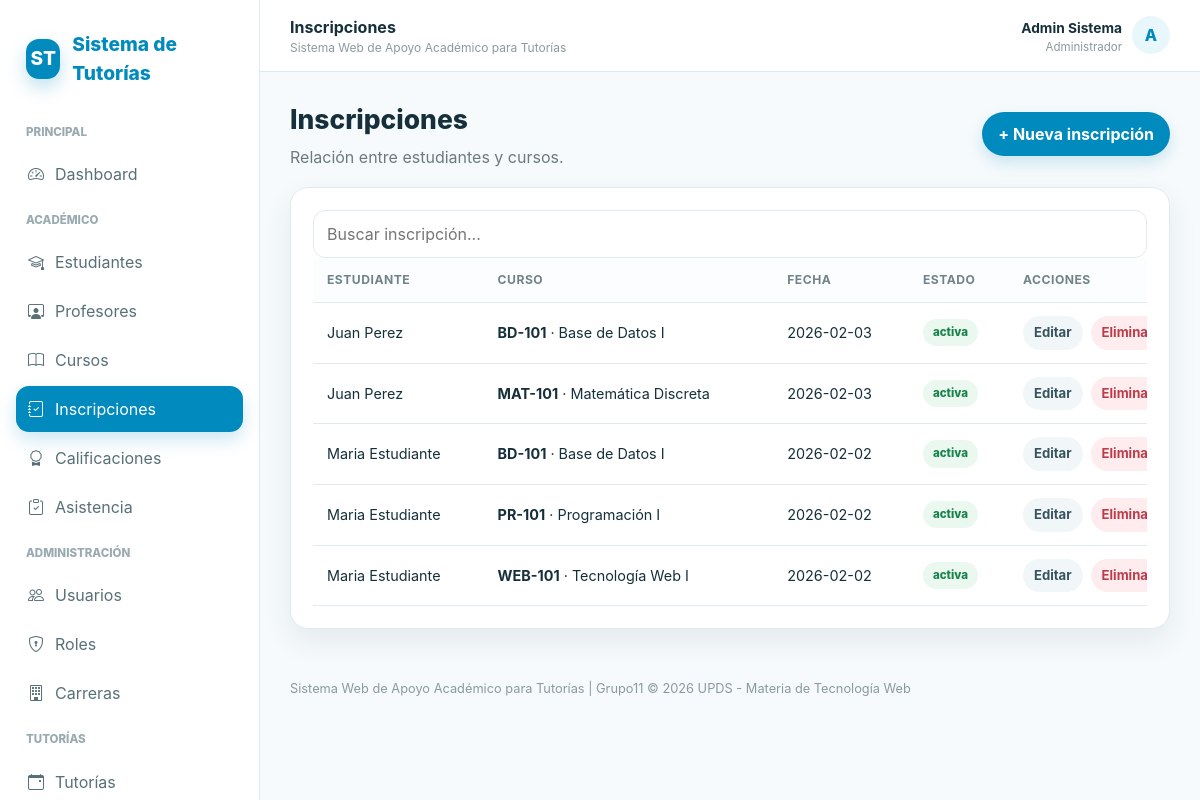
Screenshot of /controllers/inscripciones.php (signed in) with the database file from the repository.
### tables this page shows
CREATE TABLE inscripciones (
    id_inscripcion INT AUTO_INCREMENT PRIMARY KEY,
    id_estudiante INT NOT NULL,
    id_curso INT NOT NULL,
    fecha_inscripcion DATE NOT NULL,
    estado ENUM('activa', 'retirada', 'finalizada') NOT NULL DEFAULT 'activa',
    UNIQUE KEY uq_inscripcion (id_estudiante, id_curso),
    FOREIGN KEY (id_estudiante) REFERENCES estudiantes(id_estudiante) ON DELETE CASCADE,
    FOREIGN KEY (id_curso) REFERENCES cursos(id_curso) ON DELETE CASCADE
);

CREATE TABLE cursos (
    id_curso INT AUTO_INCREMENT PRIMARY KEY,
    nombre_curso VARCHAR(150) NOT NULL,
    codigo VARCHAR(30) NOT NULL UNIQUE,
    id_carrera INT NULL,
    id_profesor INT NULL,
    semestre TINYINT UNSIGNED NULL,
    descripcion TEXT NULL,
    estado ENUM('activo', 'inactivo') NOT NULL DEFAULT 'activo',
    FOREIGN KEY (id_carrera) REFERENCES carreras(id_carrera) ON DELETE SET NULL ON UPDATE CASCADE,
    FOREIGN KEY (id_profesor) REFERENCES profesores(id_profesor) ON DELETE SET NULL ON UPDATE CASCADE
);

### controllers/inscripciones.php (called while the page is built, shortened)
<?php
require_once __DIR__.'/../config/conexion.php';require_once __DIR__.'/../includes/seguridad.php';require_role(['administrador']);require_once __DIR__.'/../models/InscripcionModel.php';$m=new InscripcionModel($pdo);$id=(int)($_GET['id']??0);$accion=$_GET['accion']??'listar';
$registro=$id?$m->obtenerPorId($id):null;$registros=$m->obtenerTodas();$tituloPagina='Inscripciones';require __DIR__.'/../views/inscripciones/index.php';

### includes/seguridad.php (called while the page is built, shortened)
<?php
function e($v): string { return htmlspecialchars((string)$v, ENT_QUOTES, 'UTF-8'); }
function user_role(): string { return $_SESSION['rol']??''; }

### models/InscripcionModel.php (called while the page is built)
<?php class InscripcionModel {private PDO $pdo;function __construct(PDO $pdo){$this->pdo=$pdo;} function obtenerTodas(){return $this->pdo->query("SELECT i.*,CONCAT(u.nombre,' ',u.apellido) estudiante,c.nombre_curso,c.codigo FROM inscripciones i JOIN estudiantes e ON e.id_estudiante=i.id_estudiante JOIN usuarios u ON u.id_usuario=e.id_usuario JOIN cursos c ON c.id_curso=i.id_curso ORDER BY i.fecha_inscripcion DESC")->fetchAll();} function obtenerPorId($id){$s=$this->pdo->prepare('SELECT * FROM inscripciones WHERE id_inscripcion=?');$s->execute([$id]);return $s->fetch();} function crear($d){$s=$this->pdo->prepare('INSERT INTO inscripciones(id_estudiante,id_curso,fecha_inscripcion,estado) VALUES(?,?,?,?)');return $s->execute([$d['id_estudiante'],$d['id_curso'],$d['fecha_inscripcion'],$d['estado']]);} function editar($id,$d){$s=$this->pdo->prepare('UPDATE inscripciones SET id_estudiante=?,id_curso=?,fecha_inscripcion=?,estado=? WHERE id_inscripcion=?');return $s->execute([$d['id_estudiante'],$d['id_curso'],$d['fecha_inscripcion'],$d['estado'],$id]);} function eliminar($id){$s=$this->pdo->prepare('DELETE FROM inscripciones WHERE id_inscripcion=?');return $s->execute([$id]);}}

### views/inscripciones/index.php (the view, shortened to what this page needs)
<?php require_once __DIR__.'/../../models/EstudianteModel.php';require_once __DIR__.'/../../models/CursoModel.php';include __DIR__.'/../layouts/header.php';?><div class="toolbar"><div><h1 class="page-title">Inscripciones</h1><p class="subtitle">Relación entre estudiantes y cursos.</p></div><a class="btn btn-primary" href="?accion=crear">+ Nueva inscripción</a></div><div class="card"><div class="card-body"><input class="search" data-search="#tabla" placeholder="Buscar inscripción..."><div class="table-wrap"><table class="table" id="tabla"><thead><tr><th>Estudiante</th><th>Curso</th><th>Fecha</th><th>Estado</th><th>Acciones</th></tr></thead><tbody><?php foreach($registros as $r):?><tr><td><?=e($r['estudiante'])?></td><td><strong><?=e($r['codigo'])?></strong> · <?=e($r['nombre_curso'])?></td><td><?=e($r['fecha_inscripcion'])?></td><td><span class="badge <?= $r['estado']==='activa'?'badge-success':'badge-warning'?>"><?=e($r['estado'])?></span></td><td><div class="actions"><a class="btn btn-light btn-sm" href="?accion=editar&id=<?=$r['id_inscripcion']?>">Editar</a><form method="post" onsubmit="return confirm('¿Eliminar inscripción?')"><?=e(csrf_token())?><?=$r['id_inscripcion']?><button class="btn btn-danger btn-sm">Eliminar</button></form></div></td></tr><?php endforeach;?></tbody></table></div></div></div><?php if($accion!=='listar'):?><?= $registro?'Editar':'Nueva'?> <?=e(csrf_token())?><?php foreach((new EstudianteModel($pdo))->obtenerTodas() as $s):?><?=$s['id_estudiante']?> <?=($registro['id_estudiante']??'')==$s['id_estudiante']?'selected':''?><?=e($s['nombre'].' '.$s['apellido'])?><?php endforeach;?><?php foreach((new CursoModel($pdo))->obtenerTodas() as $c):?><?=$c['id_curso']?> <?=($registro['id_curso']??'')==$c['id_curso']?'selected':''?><?=e($c['codigo'].' · '.$c['nombre_curso'])?><?php endforeach;?><?=e($registro['fecha_inscripcion']??date('Y-m-d'))?> <?=($registro['estado']??'activa')==='activa'?'selected':''?> <?=($registro['estado']??'')==='retirada'?'selected':''?> <?=($registro['estado']??'')==='finalizada'?'selected':''?><?php endif;?><?php include __DIR__.'/../layouts/footer.php';?>

### views/layouts/header.php (shortened to what this page needs)
<?php
require_once __DIR__ . '/../../includes/seguridad.php';
$tituloPagina = $tituloPagina ?? 'Sistema de Tutorías';
$rol = user_role();
$path = $_SERVER['REQUEST_URI'] ?? '';
function activo(string $needle): string
{
    global $path;
    return str_contains($path, $needle) ? 'active' : '';
}
$nombreUsuario = $_SESSION['nombre'] ?? 'Usuario';
$inicialUsuario = strtoupper(substr($nombreUsuario, 0, 1));
?>
<!doctype html>
<html lang="es">
<head>
    <link rel="stylesheet" href="https://cdn.jsdelivr.net/npm/bootstrap-icons@1.11.3/font/bootstrap-icons.min.css">
    <link rel="stylesheet" href="/assets/css/style.css">
</head>
<body>
<div class="app">
    <aside class="sidebar" aria-label="Navegación principal">
        <div class="brand">
            <span class="brand-mark" aria-hidden="true">ST</span>
            <span>Sistema de Tutorías</span>
        </div>
        <div class="nav-title">Principal</div>
        <a class="nav-link <?= e(activo('/dashboard')) ?>" href="/controllers/dashboard.php">
            <i class="bi bi-speedometer2" aria-hidden="true"></i>
            <span>Dashboard</span>
        </a>
        <?php if ($rol === 'administrador'): ?>
            <div class="nav-title">Académico</div>
            <a class="nav-link <?= e(activo('/estudiantes')) ?>" href="/controllers/estudiantes.php">
                <i class="bi bi-mortarboard" aria-hidden="true"></i>
                <span>Estudiantes</span>
            </a>
            <a class="nav-link <?= e(activo('/profesores')) ?>" href="/controllers/profesores.php">
                <i class="bi bi-person-workspace" aria-hidden="true"></i>
                <span>Profesores</span>
            </a>
            <a class="nav-link <?= e(activo('/cursos')) ?>" href="/controllers/cursos.php">
                <i class="bi bi-book" aria-hidden="true"></i>
                <span>Cursos</span>
            </a>
            <a class="nav-link <?= e(activo('/inscripciones')) ?>" href="/controllers/inscripciones.php">
                <i class="bi bi-journal-check" aria-hidden="true"></i>
                <span>Inscripciones</span>
            </a>
            <a class="nav-link <?= e(activo('/calificaciones')) ?>" href="/controllers/calificaciones.php">
                <i class="bi bi-award" aria-hidden="true"></i>
                <span>Calificaciones</span>
            </a>
            <a class="nav-link <?= e(activo('/asistencia')) ?>" href="/controllers/asistencia.php">
                <i class="bi bi-clipboard-check" aria-hidden="true"></i>
                <span>Asistencia</span>
            </a>
            <div class="nav-title">Administración</div>
            <a class="nav-link <?= e(activo('/usuarios')) ?>" href="/controllers/usuarios.php">
                <i class="bi bi-people" aria-hidden="true"></i>
                <span>Usuarios</span>
            </a>
            <a class="nav-link <?= e(activo('/roles')) ?>" href="/controllers/roles.php">
                <i class="bi bi-shield-lock" aria-hidden="true"></i>
                <span>Roles</span>
            </a>
            <a class="nav-link <?= e(activo('/carreras')) ?>" href="/controllers/carreras.php">
                <i class="bi bi-building" aria-hidden="true"></i>
                <span>Carreras</span>
            </a>
            <div class="nav-title">Tutorías</div>
            <a class="nav-link <?= e(activo('/tutorias')) ?>" href="/controllers/tutorias.php">
                <i class="bi bi-calendar-event" aria-hidden="true"></i>
                <span>Tutorías</span>
            </a>
        <?php endif; ?>
    </aside>
    <main class="main">
        <header class="topbar">
            <div class="topbar-left">
                <div>
                    <strong><?= e($tituloPagina) ?></strong>
                    <div class="topbar-subtitle">Sistema Web de Apoyo Académico para Tutorías</div>
                </div>
            </div>
            <div class="user-chip">
                <div class="user-info">
                    <strong><?= e($nombreUsuario) ?></strong>
                    <div class="user-role"><?= e($rol) ?></div>
                </div>
                <div class="avatar" aria-hidden="true"><?= e($inicialUsuario) ?></div>
            </div>
        </header>
        <section class="content">

### views/layouts/footer.php (shortened to what this page needs)
</section>
        <footer class="footer">
            Sistema Web de Apoyo Académico para Tutorías | Grupo11 © <?= date('Y') ?> UPDS - Materia de Tecnología Web
        </footer>
    </main>
</div>
</body>
</html>

### rows the page displays
inscripciones: estudiante "Juan Perez", id_curso.codigo "BD-101", id_curso.nombre_curso "Base de Datos I", fecha_inscripcion "2026-02-03", estado "activa"
inscripciones: estudiante "Juan Perez", id_curso.codigo "MAT-101", id_curso.nombre_curso "Matemática Discreta", fecha_inscripcion "2026-02-03", estado "activa"
inscripciones: estudiante "Maria Estudiante", id_curso.codigo "BD-101", id_curso.nombre_curso "Base de Datos I", fecha_inscripcion "2026-02-02", estado "activa"
inscripciones: estudiante "Maria Estudiante", id_curso.codigo "PR-101", id_curso.nombre_curso "Programación I", fecha_inscripcion "2026-02-02", estado "activa"
inscripciones: estudiante "Maria Estudiante", id_curso.codigo "WEB-101", id_curso.nombre_curso "Tecnología Web I", fecha_inscripcion "2026-02-02", estado "activa"

### other values shown
$tituloPagina "Inscripciones"
$nombreUsuario "Admin Sistema"
$rol "Administrador"
$inicialUsuario "A"
